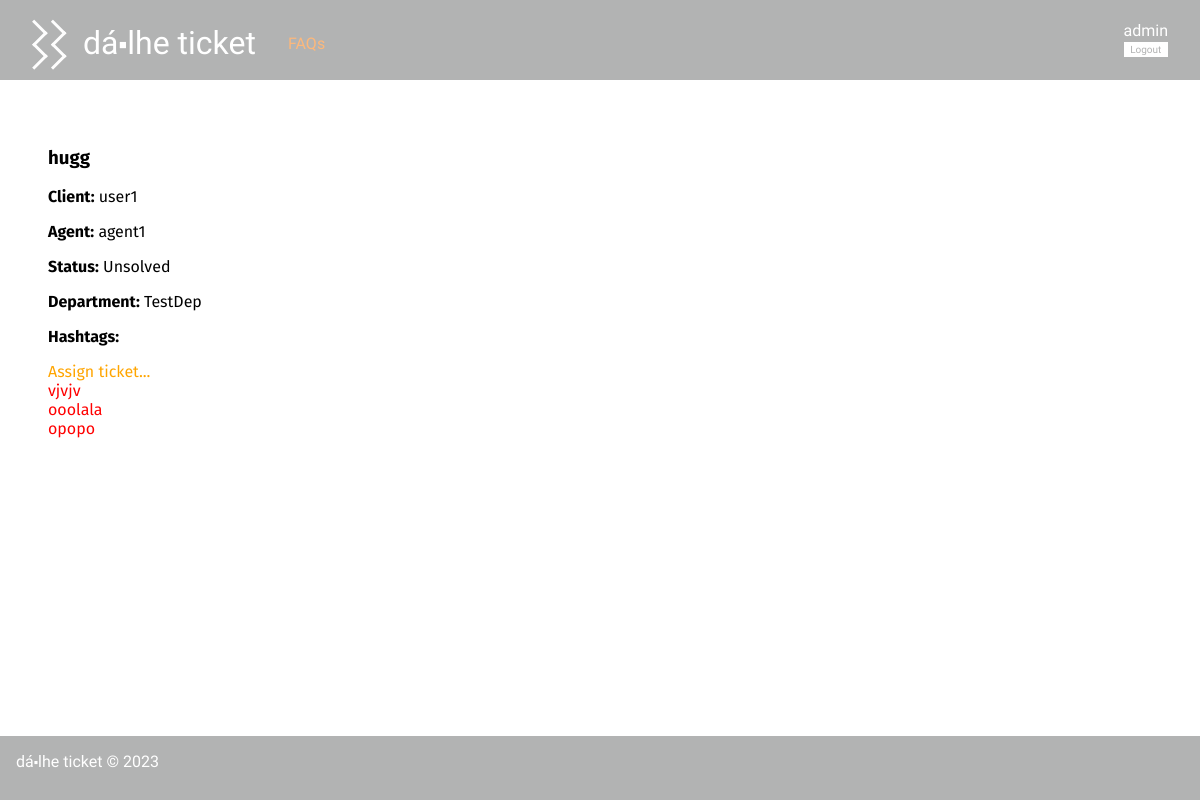
Screenshot of /pages/ticket.php?id=2 (signed in) with the database file from the repository.
### tables this page shows
CREATE TABLE Ticket(
   id integer primary key autoincrement,
   title varchar(60) not null,
   client varchar(20) not null,
   agent varchar(20),
   status varchar(10) not null,
   department varchar(20),
   foreign key (client) references User(username),
   foreign key (agent) references User(username),
   foreign key (department) references Department(name)
);

CREATE TABLE Message(
   id integer primary key autoincrement,
   ticketId integer not null,
   isFromClient boolean not null,
   message text not null,
   foreign key (ticketId) references Ticket(id)
);

### pages/ticket.php (called while the page is built, shortened)
<?php
    require_once(__DIR__ . '/../database/connection.db.php');
    require_once(__DIR__ . '/../database/ticket.class.php');
    require_once(__DIR__ . '/../database/user.class.php');
    require_once(__DIR__ . '/../templates/common.tpl.php');
    require_once(__DIR__ . '/../templates/ticket.tpl.php');
    require_once(__DIR__ . '/../utils/session.php');
    $session = new Session();
    $db = getDatabaseConnection();
    $ticket = Ticket::getTicketById($db, intval($_GET['id']));
    $user = User::getUserByUsername($db, $session->getName());
    drawTicket($db, $ticket);
?>

### database/ticket.class.php (called while the page is built, shortened)
<?php
    class Ticket {
        public function __construct(int $id, string $title, string $client, ?string $agent, string $status, string $department) {
            $this->id = $id;
            $this->title = $title;
            $this->client = $client;
            $this->agent = $agent;
            $this->status = $status;
            $this->department = $department;
        }
        static public function getTicketById(PDO $db, int $id) : Ticket {
            $stmt = $db->prepare('SELECT * from Ticket WHERE id = ?');
            $stmt->execute(array($id));
            $line = $stmt->fetchAll()[0];
            $ticket = new Ticket(
                $line['id'],
                $line['title'],
                $line['client'],
                $line['agent'],
                $line['status'],
                $line['department'],
            );
            return $ticket;
        }
    }
?>

### utils/session.php (called while the page is built, shortened)
<?php
  class Session {
    public function getName() : ?string {
      return isset($_SESSION['name']) ? $_SESSION['name'] : null;
    }
  }
?>

### database/user.class.php (called while the page is built, shortened)
<?php
class User{
  public function __construct(string $name, string $username, string $email, string $type, string $department){
    $this->type = $type;
  }
  static public function getUserByUsername(PDO $db, string $username) : User {
    $stmt = $db->prepare('SELECT * from User where username = ?');
    $stmt->execute(array($username));
    $user = $stmt->fetchAll()[0];
    return new User(
      $user['name'],
      $user['username'],
      $user['email'],
      $user['type'],
      $user['department'],
    );
  }
}
?>

### database/message.class.php (called while the page is built, shortened)
<?php
  require_once(__DIR__ . '/../utils/session.php');
  class Message{
    public int $ticketId;
    public bool $isFromClient;
    public function __construct(int $id, int $ticketId, bool $isFromClient, string $message){
      $this->ticketId = $ticketId;
      $this->isFromClient = $isFromClient;
      $this->message = $message;
    }
    public function isMine(PDO $db){
      $session = new Session();
      $stmt = $db->prepare('
            SELECT *
            FROM Ticket
            WHERE id = ?
        ');
        $stmt->execute(array($this->ticketId));
      $ret = ($this->isFromClient && $stmt->fetchAll()[0]['client'] == $session->getName()) ||
             (!$this->isFromClient && $stmt->fetchAll()[0]['agent'] == $session->getName());
      return $ret;
    }
    static public function getAllMessagesFromTicket(PDO $db, int $id) : array {
        $stmt = $db->prepare('
            SELECT m.id, m.ticketId, m.isFromClient, m.message
            FROM Message m JOIN Ticket t
            ON m.ticketId = t.id
            WHERE t.id = ?
        ');
        $stmt->execute(array($id));
        $messages = array();
        while($message = $stmt->fetch()){
            $messages[] = new Message(
            $message['id'],
            intval($message['ticketId']),
            $message['isFromClient'] == 1,
            $message['message']
            );
        }
        return $messages;
    }
  }
?>

### templates/ticket.tpl.php (the view, shortened to what this page needs)
<?php
    require_once(__DIR__ . '/../database/ticket.class.php');
    require_once(__DIR__ . '/../database/message.class.php');
?>
<?php function drawTicket(PDO $db, Ticket $ticket) {
    $session = new Session();
    $me = User::getUserByUsername($db, $session->getName());
    ?>
    <h3><?= $ticket->title ?></h3>
    <div class="ticket_client"><span class="bold">Client:</span> <?= $ticket->client ?></div>
    <?php if($ticket->agent !== null) { ?>
        <div class="ticket_agent"><span class="bold">Agent:</span> <?= $ticket->agent ?></div>
    <?php } ?>
    <div class="ticket_status"><span class="bold">Status:</span> <?= $ticket->status ?></div>
    <div class="ticket_department"><span class="bold">Department:</span> <?= $ticket->department ?></div>
    <div class="ticket_hashtags"><span class="bold">Hashtags: </span>
    </div>
    <?php
        if ($me->type == 'admin') {
?>
        <a href="../pages/assign_ticket.php?id=<?= $ticket->id ?>">Assign ticket...</a>
<?php
        }
    ?>
    <div class="ticket_messages">
<?php
    foreach(Message::getAllMessagesFromTicket($db, $ticket->id) as $message) { ?>
            <div class="ticket_message <?= $message->isMine($db) ? 'right' : 'left' ?>">
                <div class="ticket_message_text"><?= $message->message ?></div>
            </div>
        <?php }
        ?>
<?php
}
?>

### css/style.css (style rules this page uses)
body { font-family: 'Allerta Stencil', sans-serif; margin: 0; padding: 0; display: grid; grid-template-columns: auto; grid-template-rows: 5em auto 4em; grid-template-areas: "header" "main" "footer"; min-height: 100vh; background-color: #b2b3b3; }
a { text-decoration: none; color: orange; }
.username, .email, .type, .ticket_client, .ticket_agent, .ticket_status, .ticket_department, .ticket_hashtags { margin-bottom: 1em; }
.bold { font-weight: bold; }
.left { color: red; }

### rows the page displays
ticket: title "hugg", client "user1", agent "agent1", status "Unsolved", department "TestDep"
message: message "vjvjv"
message: message "ooolala"
message: message "opopo"

### other values shown
$name "dá⬝lhe ticket"
$session->getName() "admin"
